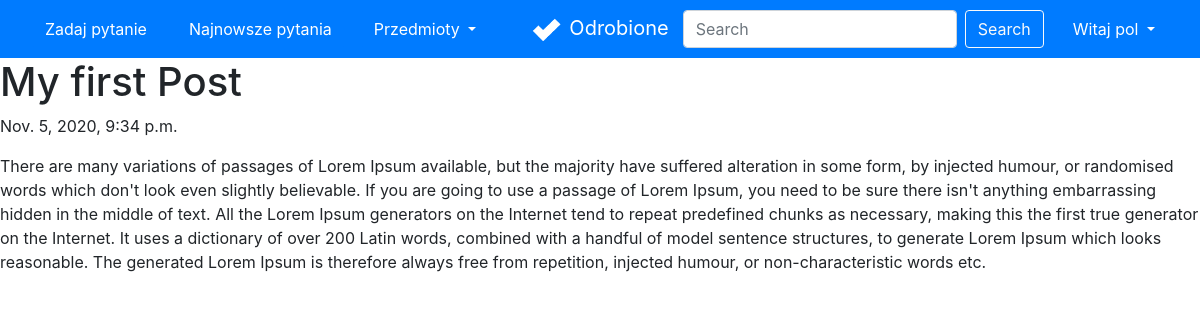
The page /latest/16 (signed in) on the database its author committed.
### accounts/models.py (models this page shows)
class User(AbstractUser):
    email = models.EmailField(_('email address'), unique=True)

### forum/models.py (models this page shows, shortened)
class Question(Model):
    title = CharField(max_length=300)
    desc = TextField()
    image = ImageField(upload_to='images/', blank=True)
    createDate = DateTimeField(auto_now_add=True)
    user = ForeignKey(User, on_delete=CASCADE)
    schools = [
        ('', 'Wybierz szkołę'),
        ('ps', 'Szkoła Podstawowa'),
        ('ms', 'Szkoła Średnia'),
        ('cl', 'Studia'),
    ]
    school = CharField(max_length=2, choices=schools,
                       default='')
    subjects = [
        ('', 'Wybierz przedmiot'),
        ('mat', 'Matematyka'),
        ('fiz', 'Fizyka'),
        ('inf', 'Informatyka'),
        ('pol', 'Język Polski'),
        ('ang', 'Język Angielski'),
        ('nmc', 'Język Niemiecki'),
        ('his', 'Historia'),
        ('bio', 'Biologia'),
        ('che', 'Chemia'),
        ('geo', 'Geografia'),
    ]
    subject = CharField(max_length=3, choices=subjects,
                        default='')
    likes = ManyToManyField(User, related_name='likes', blank=True)

### forum/views.py (the view)
# urls.py: path('latest/<int:questionId>', views.detail, name='detail'),
def detail(request, questionId):
    question = get_object_or_404(Question, pk=questionId)
    return render(request, 'forum/detail.html', {'question': question})

### forum/templates/forum/detail.html (shortened to what this page needs)
{% extends 'forum/base.html' %}
{% block content %}
<h1>{{question.title}}</h1>
<p>{{question.createDate}}</p>
<p>{{question.desc}}</p>
{% endblock content %}

### forum/templates/forum/base.html (shortened to what this page needs)
<!doctype html>
<html lang="en">
{% load static %}
<head>
    <link rel="stylesheet" href="https://maxcdn.bootstrapcdn.com/bootstrap/4.0.0/css/bootstrap.min.css"
>
</head>
<body>
    <nav class="navbar navbar-expand-md navbar-dark bg-primary">
        <div class="navbar-collapse collapse w-100 order-1 order-md-0 dual-collapse2">
            <ul class="navbar-nav mr-auto">
                <li class="nav-item active">
                    <a href="{% url 'create' %}" class="btn btn-primary mx-3">Zadaj pytanie</a>
                </li>
                <li class="nav-item">
                    <a href="{% url 'latest' %}" class="btn btn-primary mr-3">Najnowsze pytania</a>
                </li>
                <li class="nav-item">
                    <div class="dropdown mr-3">
                        <a class="btn btn-primary dropdown-toggle" href="#" role="button" id="dropdownMenuLink"
                            data-toggle="dropdown" aria-haspopup="true" aria-expanded="false">
                            Przedmioty
                        </a>
                    </div>
                </li>
            </ul>
        </div>
        <div class="mx-auto order-0">
            <a class="navbar-brand mx-auto" href="{% url 'home' %}"><img class="img-responsive mr-2"
                    src="{% static 'forum/logo.png' %}" height="30px" width="30px">Odrobione</a>
        </div>
        <div class="navbar-collapse collapse w-100 order-3 dual-collapse2">
            <ul class="navbar-nav ml-auto">
                <li class="nav-item">
                    <form class="form-inline">
                        <input class="form-control mr-sm-2" type="search" placeholder="Search" aria-label="Search">
                        <button class="btn btn-outline-light my-2 my-sm-0" type="submit">Search</button>
                    </form>
                </li>
                {% if user.is_authenticated %}
                <li class="nav-item">
                    <div class="btn-group mx-3 ">
                        <button type="button" class="btn btn-primary dropdown-toggle" data-toggle="dropdown"
                            aria-haspopup="true" aria-expanded="false">
                            Witaj {{user}}
                        </button>
                    </div>
                </li>
                {% endif %}
            </ul>
        </div>
    </nav>
    {% block content %}{% endblock content %}
</body>
</html>

### rows shown on the page
User: username "pol"
Question: title "My first Post", createDate "Nov. 5, 2020, 9:34 p.m.", desc "There are many variations of passages of Lorem Ipsum available, but the majority have suffered alteration in some form, by injected humour, or randomised words which don't look even slightly believable. If you are going to use a passage of Lorem Ipsum, you need to be sure there isn't anything embarrassing hidden in the middle of text. All the Lorem Ipsum generators on the Internet tend to repeat predefined chunks as necessary, making this the first true generator on the Internet. It uses a dictionary of over 200 Latin words, combined with a handful of model sentence structures, to generate Lorem Ipsum which looks reasonable. The generated Lorem Ipsum is therefore always free from…"
